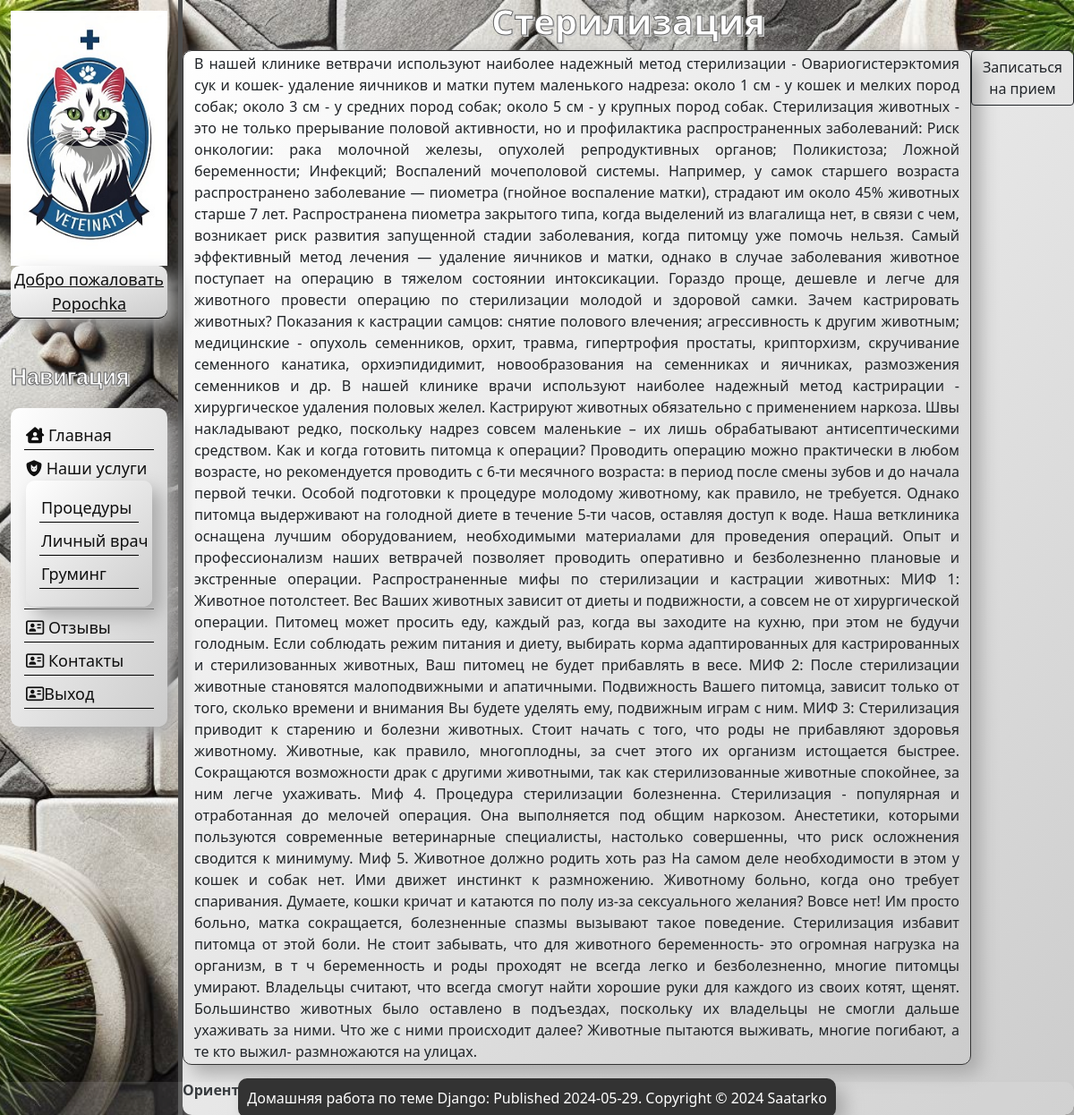
The app's page /service/procedure/Стерилизация/ (signed in) with its own data.
### users/models.py (models this page shows)
class User(AbstractUser):
    phone = models.CharField(max_length=20, blank=True, null=True, verbose_name='Телефон')

### service/models.py (models this page shows, shortened)
class Procedure(models.Model):
    name_procedure = models.CharField('Название процедуры', max_length=30)
    eng_name_procedure = models.CharField('Название процедуры на англ', max_length=30)
    description = models.TextField('Описание')
    price = models.IntegerField('Цена')
    class Meta:
        verbose_name = 'Процедуры/Procedure'
        verbose_name_plural = 'Процедуры/Procedure'

### service/views.py (the view)
# urls.py: path('procedure/<str:name>/', views.procedure_named, name='procedure_named'),
def procedure_named(request, name):
    result = Procedure.objects.get(name_procedure=name)
    current_user = request.user
    client = Clients.objects.get(first_name=current_user.first_name, last_name=current_user.last_name)
    client_id = client.id
    pets_formset = Pets.objects.filter(clients=client_id)
    context= {
        'result': result,
        'pets_formset': pets_formset,
    }
    return render(request, 'service/procedure_name.html', context)

### service/templates/service/procedure_name.html
{% extends 'main/layout.html' %}
{% load static %}
{% block content %}
    <h1 class="main_h">{{ result.name_procedure }}</h1>
<div class="content_review">
    <section class="procedure_list">
        <p class="main_text">{{ result.description }}</p>
        <p class="text_bold">Ориентировочная сумма приема составит: {{result.price}},00 белорусских рублей.</p>
    </section>
    {% if user.is_authenticated %}
            {% if pets_formset %}
                <a href="{% url 'order' result.name_procedure 'base'%}">
                <button type="button" class="btn btn-outline-dark blink-text">Записаться на прием</button>
                </a>
            {% else %}
                <a href="{% url 'users:profile' %}">
                <button type="button" class="btn btn-outline-dark blink-text">Чтобы записаться - нужно добавить питомца в свой профиль. А Вы пока не добавили ни одного питомца в свой профиль. Перейти</button>
                </a>
            {% endif %}
    {% else %}
            <a href="{% url 'users:register' %}">
                <button type="button" class="btn btn-outline-dark blink-text">Чтобы записаться - нужно зарегистрироваться и добавить питомца в профиль. Перейти</button>
                </a>
    {% endif %}
</div>
{% endblock %}

### main/templates/main/layout.html (shortened to what this page needs)
{% load static %}
<!DOCTYPE html>
<html lang="en">
<head>
  <link rel="stylesheet" href="https://cdn.jsdelivr.net/npm/bootstrap@5.0.2/dist/css/bootstrap.min.css" rel="stylesheet">
    <link rel="stylesheet" href="{% static 'main/css/main.css' %}">
    <link rel="stylesheet" href="https://use.fontawesome.com/releases/v5.8.2/css/all.css">
</head>
<body>
    <aside id="navigation-panel">
    <div class="nav_panel">
        <img src="{% static 'main/img/logo.jpg' %}" alt="Логотип">
                   {% if user.is_authenticated %}
                <p> <a href="{% url 'users:profile' %}">Добро пожаловать {{user.username}}</a></p>
                {% endif %}
        <h3 class="nav_h">Навигация</h3>
        <nav>
            <ul>
                <li><a href="{% url 'home' %}"><i class="fa-solid fa-house-user"></i> Главная</a></li>
                <li onclick="toggleServices(this)">
                    <i class="fa-solid fa-shield-cat"></i> Наши услуги
                    <ul>
                        <li><a href="{% url 'procedure' %}">Процедуры</a></li>
                        <li><a href="">Личный врач</a></li>
                        <li><a href="">Груминг</a></li>
                    </ul>
                </li>
                <li><a href="{% url 'reviews' %}"><i class="fa-regular fa-address-card"></i> Отзывы</a></li>
                <li><a href="{% url 'contacts' %}"><i class="fa-regular fa-address-card"></i> Контакты</a></li>
                {% if user.is_authenticated %}
                <li><a href="{% url 'users:logout' %}"><i class="fa-regular fa-address-card"></i>Выход</a></li>
                {% else %}
                <li><a href="{% url 'users:login' %}"><i class="fa-regular fa-address-card"></i> Вход</a> |<a
                        href="{% url 'users:register' %}"><i class="fa-regular fa-address-card"></i>Регистр.</a>
                </li>
                {% endif %}
            </ul>
        </nav>
    </div>
</aside>
    <main>
     {% block content %} {% endblock %}
    </main>
    <div class="flex-container_3">
            <div class="footer">
            <div  class="flex-child_3">
                <a>Домашняя работа по теме Django: Published 2024-05-29. Copyright © 2024 Saatarko</a>
            </div>
            </div>
        </div>
</body>
</html>

### main/static/main/css/main.css (style rules this page uses)
#navigation-panel { float: left; width: 17%; padding: 1.0%; height: 100%; position: fixed; top: 0; bottom: 0; color: #0F0F0F; max-width: 17%; border-right: 5px solid #4d4d4d; }
.nav_panel { display: flex; flex-direction: column; flex-wrap: wrap; }
.nav_panel img { max-width: 100%; height: auto; width: 100%; display: block; }
.nav_panel nav { width: 100%; }
.nav_panel ul { display: block; padding: 15px; list-style-type: none; width: auto; background: linear-gradient(to bottom right, #ffffff, #cccccc); box-shadow: 10px 10px 20px #aaaaaa; border-radius: 10px; font-size: 18px; }
.nav_panel p { display: block; padding: 15px; list-style-type: none; width: auto; background: linear-gradient(to bottom right, #ffffff, #cccccc); box-shadow: 10px 10px 20px #aaaaaa; border-radius: 10px; font-size: 18px; transition: transform .6s ease; padding: 2px; margin-bottom: 5px; border-bottom: 1px solid #000; text-align: center; list-style-type: none; }
.nav_panel p a { color: #0F0F0F; }
.nav_panel ul li { transition: transform .6s ease; padding: 2px; margin-bottom: 5px; border-bottom: 1px solid #000; white-space: nowrap; }
.nav_panel ul a { text-decoration: none; color: #0F0F0F; }
.nav_panel h3 { margin-top: 25px; font-size: 25px; }
.procedure_list { display: flex; flex-direction: row; flex-wrap: wrap; }
.flex-container_3 { z-index: 5; display: flex; background-color: rgba(255, 255, 255, 0.1); height: 3%; justify-content: center; box-shadow: 15px 15px 15px #aaaaaa; flex-direction: column; border-radius: 10px; position: fixed; bottom: 0; width: 100%; }
.flex-child_3 { align-items: flex-end; display: flex; align-items: center; justify-content: center; color: white; }
.flex-child_3 a { padding: 10px; text-decoration: none; color: white; background: #333; margin: 5px; box-shadow: 10px 10px 20px #aaaaaa; border-radius: 10px; }
.footer { flex-shrink: 0; }
.main_text { width: 100%; border: 1px solid #333; padding: 2px 12px; box-shadow: 10px 10px 20px #aaaaaa; background: linear-gradient(to bottom right, #ffffff, #cccccc); border-radius: 10px; text-align: justify; }
.main_h { margin-left: 17%; text-align: center; padding: 0; width: calc(100% - 17%) font-family: 'Montserrat', sans-serif; font-size: 2.5em; font-weight: bold; color: #fff; -webkit-text-stroke: 1px #666; text-shadow: 2px 2px 0 #ccc; }
body { background-image: url("/static/main/img/background.jfif"); background-size: cover; background-position: center; background-attachment: fixed; }
.nav_h { text-align: left; margin: 0; padding: 20px 0; width: 100%; font-family: 'Montserrat', sans-serif; font-size: 1.5em; font-weight: bold; color: #fff; -webkit-text-stroke: 1px #666; text-shadow: 2px 2px 0 #ccc; }
.content_review { display: flex; margin-left: 17%; flex-direction: row; width: auto; background: linear-gradient(to bottom right, #ffffff, #cccccc); box-shadow: 10px 10px 20px #aaaaaa; border-radius: 10px; }
.content_review a { color: #000; }
.text_bold { font-weight: bold; }
.blink-text { animation: blink 2s infinite; }

### records on screen
User: username "Popochka"
Procedure: description "В нашей клинике ветврачи используют наиболее надежный метод стерилизации - Овариогистерэктомия сук и кошек- удаление яичников и матки путем маленького надреза: около 1 см - у кошек и мелких пород собак; около 3 см - у средних пород собак; около 5 см - у крупных пород собак. Стерилизация животных - это не только прерывание половой активности, но и профилактика распространенных заболеваний: Риск онкологии: рака молочной железы, опухолей репродуктивных органов; Поликистоза; Ложной беременности; Инфекций; Воспалений мочеполовой системы. Например, у самок старшего возраста распространено заболевание — пиометра (гнойное воспаление матки), страдают им около 45% животных старше 7 лет.…"
